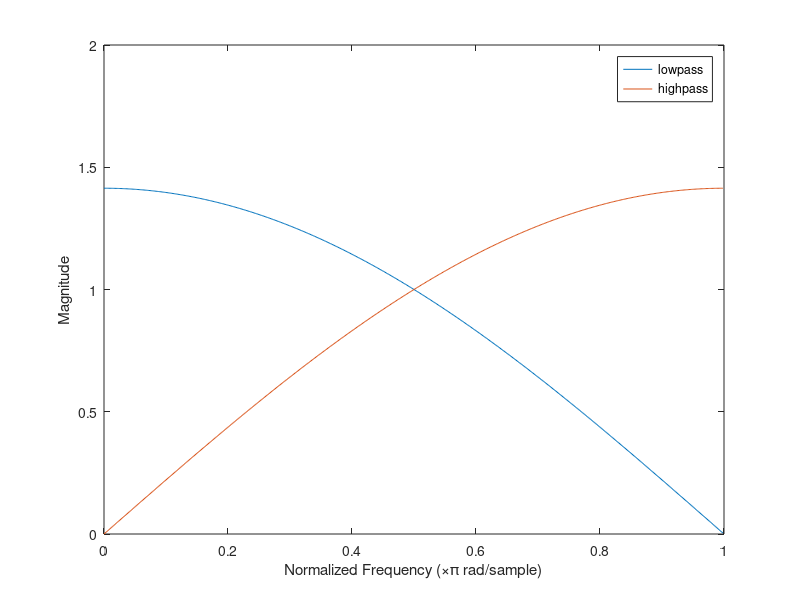

MATLAB code to generate this figure:
function exe1_1()
b1 = (2 ^ (-0.5)) .* [1 1];
b2 = (2 ^ (-0.5)) .* [1 -1];
a = [1];
[h1,w1] = freqz(b1,a);
[h2,w2] = freqz(b2,a);
plot(w1/pi,abs(h1));
hold on
plot(w2/pi,abs(h2));
xlabel('Normalized Frequency (\times\pi rad/sample)')
ylabel('Magnitude')
legend('lowpass','highpass')